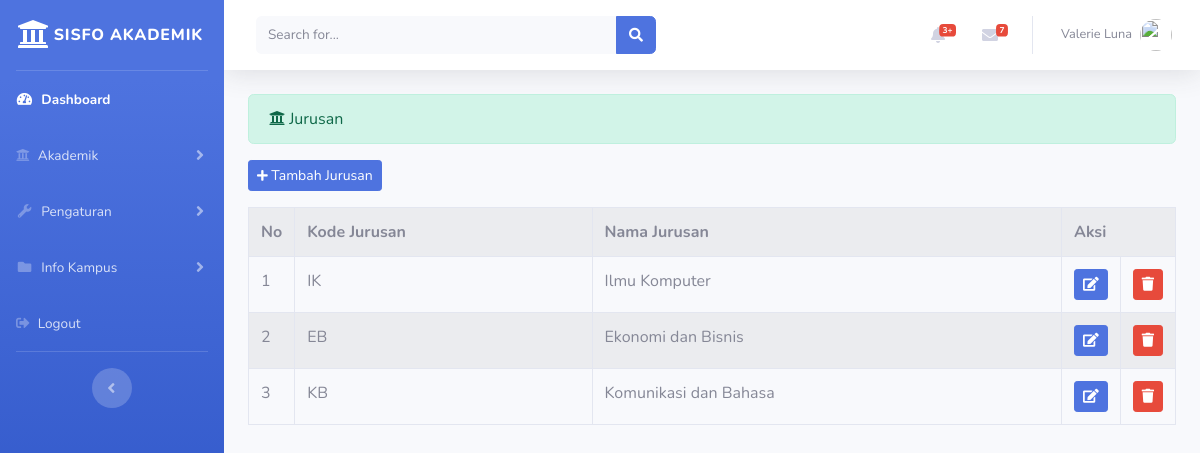
/index.php/administrator/jurusan, run on the app's committed database.
### tables this page shows
CREATE TABLE `tb_jurusan` (
  `id_jurusan` int(11) NOT NULL,
  `kode_jurusan` varchar(3) NOT NULL,
  `nama_jurusan` varchar(25) NOT NULL
);

### application/controllers/administrator/jurusan.php (called while the page is built, shortened)
<?php
class Jurusan extends CI_Controller {
	public function index()
	{
		$data['jurusan'] = $this->jurusan_model->tampil_data()->result();
		$this->load->view('administrator/templates_administrator/header.php');
		$this->load->view('administrator/templates_administrator/sidebar.php');
		$this->load->view('administrator/jurusan.php', $data);
		$this->load->view('administrator/templates_administrator/footer.php');
	}
}

### index.php (called while the page is built, shortened)
<?php
require_once BASEPATH.'core/CodeIgniter.php';

### application/models/jurusan_model.php (called while the page is built, shortened)
<?php
class Jurusan_model extends CI_Model {
	public function tampil_data()
	{
		return $this->db->get('tb_jurusan');
	}
}

### application/views/administrator/jurusan.php (the view, shortened to what this page needs)
<div class="container-fluid">
	<div class="alert alert-success" role="alert">
    	<i class="fas fa-university"></i> Jurusan
  	</div>
  	<?php echo anchor('administrator/jurusan/input','<button class="btn btn-sm btn-primary mb-3"><i class="fa fa-plus fa-sm"></i> Tambah Jurusan</button>') ?>
  	<table class="table table-bordered table-striped table-hover">
  		<tr>
  			<th>No</th>
  			<th>Kode Jurusan</th>
  			<th>Nama Jurusan</th>
  			<th colspan="2">Aksi</th>
  		</tr>
  		<?php
  		$no = 1;
  		foreach ($jurusan as $jrs) : ?>
  			<tr>
  				<td width="20px"><?php echo $no++ ?></td>
  				<td><?php echo $jrs->kode_jurusan ?></td>
  				<td><?php echo $jrs->nama_jurusan ?></td>
  				<td width="20px"><?php echo anchor('administrator/jurusan/update/'.$jrs->id_jurusan,'<div class="btn btn-sm btn-primary"><i class="fa fa-edit"></i></div>') ?></td>
  				<td width="20px"><?php echo anchor('administrator/jurusan/delete/'.$jrs->id_jurusan,'<div class="btn btn-sm btn-danger"><i class="fa fa-trash"></i></div>') ?></td>
  			</tr>
  		<?php endforeach; ?>
  	</table>
</div>

### data on the page
tb_jurusan: kode_jurusan "IK", nama_jurusan "Ilmu Komputer"
tb_jurusan: kode_jurusan "EB", nama_jurusan "Ekonomi dan Bisnis"
tb_jurusan: kode_jurusan "KB", nama_jurusan "Komunikasi dan Bahasa"
